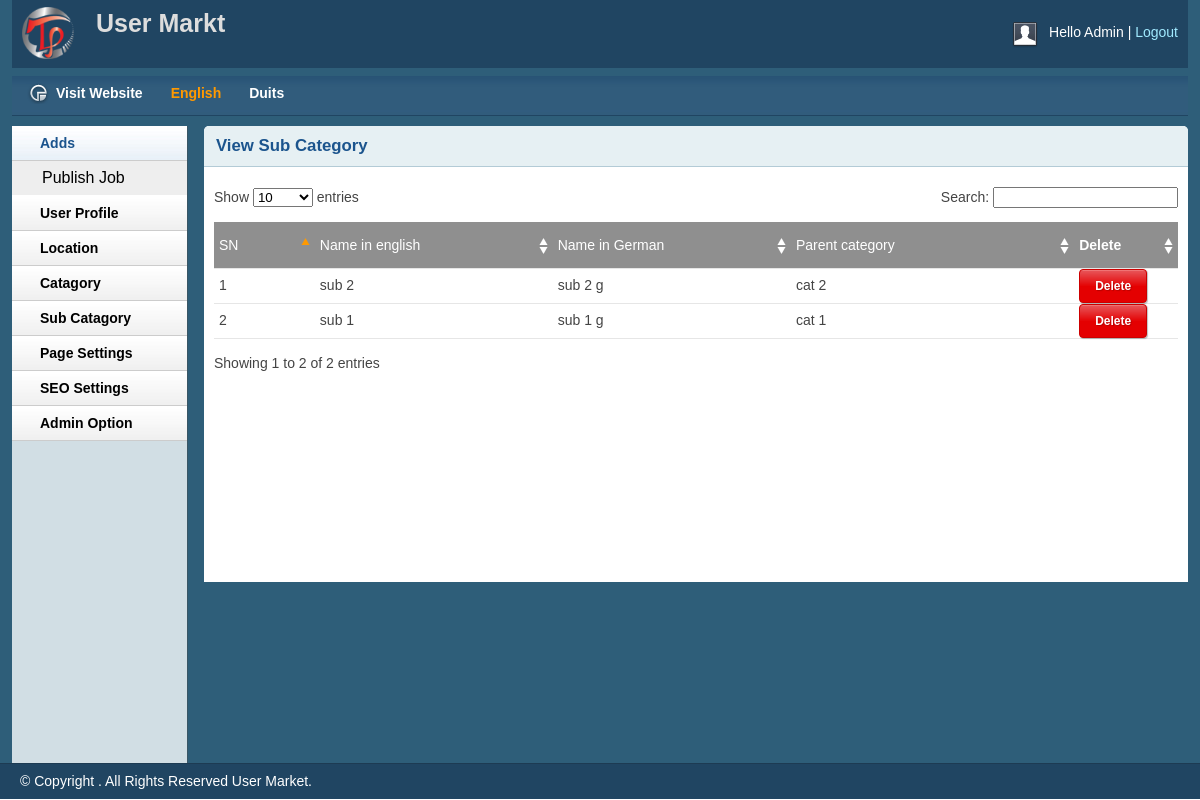
The page /admin/view-sub-catagory.php (signed in) on the database as committed earlier.
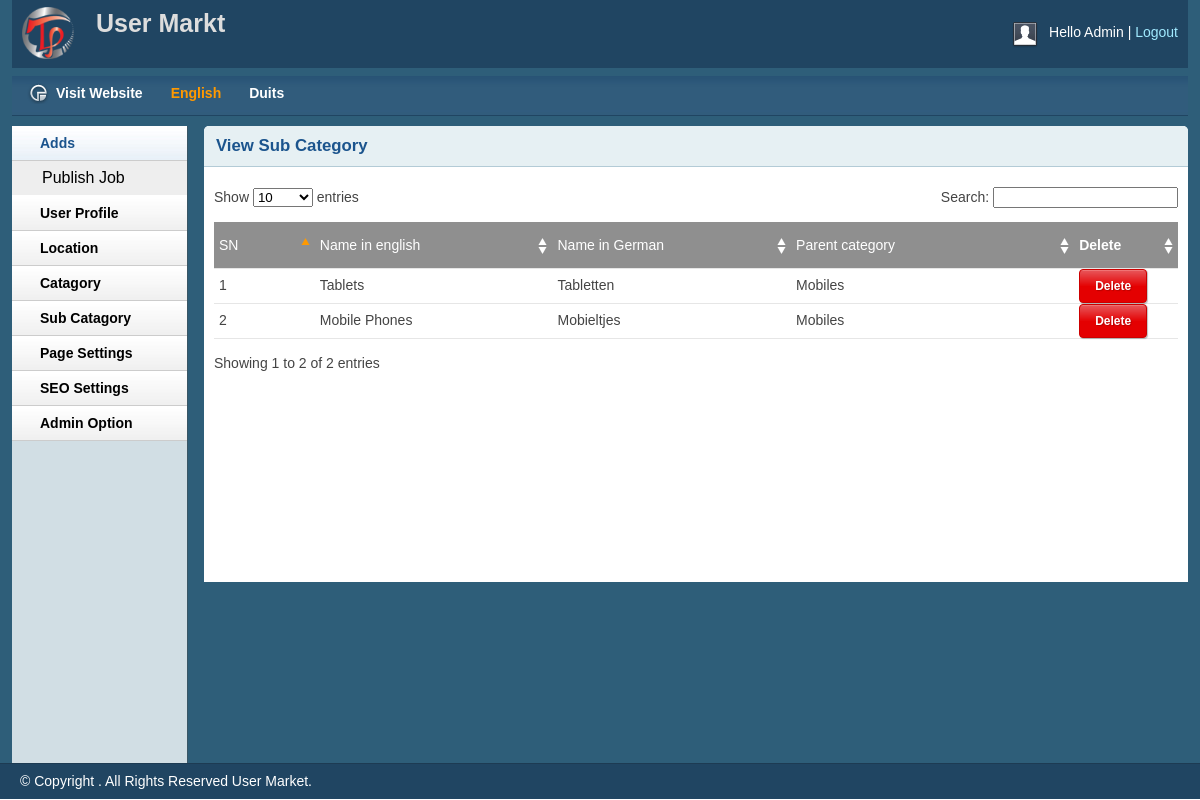
The same page on the database as committed later.
### tables this page shows
CREATE TABLE `sub_catagory` (
  `id` int(11) NOT NULL,
  `parent_cat` int(11) NOT NULL,
  `en_name` varchar(250) NOT NULL,
  `de_name` varchar(250) NOT NULL
);

CREATE TABLE `category` (
  `id` int(11) NOT NULL,
  `cat_id` int(11) NOT NULL,
  `en_title` varchar(250) NOT NULL,
  `de_title` varchar(250) NOT NULL,
  `icon` varchar(250) NOT NULL,
  `en_banner_title` varchar(250) NOT NULL,
  `de_banner_title` varchar(250) NOT NULL,
  `en_banner_dec` varchar(250) NOT NULL,
  `de_banner_dec` varchar(250) NOT NULL,
  `en_botton_text` varchar(250) NOT NULL,
  `de_botton_text` varchar(250) NOT NULL,
  `button_url` varchar(250) NOT NULL,
  `banner_img` varchar(250) NOT NULL
);

### inc/translet/lang.en.php (called while the page is built, shortened)
<?php
$language['My_Account'] = 'My Account';
$language['Select_language'] = 'Select language';
$language['Trending_Ads'] = 'Trending Ads';
$language['Help'] = 'Help';
$language['Faq'] = 'Faq';
$language['Contact'] = 'Contact';
$language['Information'] = 'Information';
$language['Terms_of_Use'] = 'Terms of Use';
$language['Privacy_Policy'] = 'Privacy Policy';
$language['Contact_Us'] = 'Contact Us';
$language['Our_headquarters'] = 'Our headquarters';
$language['All_Rights_Reserved'] = 'User Markt All Rights Reserved';
$language['Main_Categories'] = 'Main Categories';
$language['View_all_Ads'] = 'View all Ads';
$language['View_all_Categories'] = 'View all Categories';
$language['Ads'] = 'Ads';
$language['All_Ads'] = 'All Ads';
$language['Select_your_city_to_see_local_ads'] = 'Select your city to see local ads';
$language['Entire_Location'] = 'Entire Location';
$language['Entire_Categories'] = 'Entire Categories';
$language['Browse_Categories'] = 'Browse Categories';
$language['Search_for_a_specific_product'] = 'Search for a specific product';
$language['Select_your_category_and_find_the_perfect_ad'] = 'Select your category and find the perfect ad';
$language['Home'] = 'Home';
$language['Featured_Ads'] = 'Featured Ads';
$language['First_Page'] = 'First Page';
$language['Last_Page'] = 'Last Page';
$language['view'] = 'view';
$language['Price'] = 'Price';
$language['Condition'] = 'Condition';
$language['Item_Type'] = 'Item Type';
$language['Interested_in_this_Ad'] = 'Interested in this Ad';
$language['Contact_the_Seller'] = 'Contact the Seller';
$language['Added_at'] = 'Added at';
$language['Ad_ID'] = 'Ad ID';
$language['Log_in'] = 'Log in';
$language['For_New_People'] = 'For New People';
$language['Register_Now'] = 'Register Now!';
$language['Create_an_account'] = 'Create an account';
$language['Already_Have_Account'] = 'Already Have Account';
$language['Name'] = 'Name...';
$language['Email'] = 'Email...';
$language['Password'] = 'Password...';
$language['Confirm_Password'] = 'Confirm Password...';
$language['City'] = 'City';
$language['zip_code'] = 'zip code';
$language['county'] = 'county';
$language['Submit'] = 'Submit';
$language['Password_must_contain_the_following'] = 'Password must contain the following:';
$language['A_lowercase_letter'] = 'A lowercase letter';
$language['A_capital_uppercase_letter'] = 'A capital (uppercase)letter';
$language['A_number'] = 'A number';
$language['Minimum_8_characters'] = 'Minimum 8 characters';
$language['You_already_have_an_account'] = 'You already have an account!';
$language['Your_password_not_match'] = 'Your password not match!';
$language['One_or_more_field_has_empty'] = 'One or more field has empty !';
$language['Dashboard'] = 'Dashboard';
$language['Total_Ads_Posted'] = 'Total Ads Posted';
$language['Your_Ads'] = 'Your Ads';
$language['Ads_Title'] = 'Ads Title';
?>

### lib/view.php (called while the page is built, shortened)
<?php
Class Database{
	public $host   = DB_HOST;
	public $user   = DB_USER;
	public $pass   = DB_PASS;
	public $dbname = DB_NAME;
	public $link;
	private function connectDB(){
	$this->link = new mysqli($this->host, $this->user, $this->pass, $this->dbname);
 }
	public function select($query){
		$result = $this->link->query($query) or die($this->link->error.__LINE__);
		if($result->num_rows > 0){
			return $result;
		} else {
			return false;
		}
	}
}

### admin/view-sub-catagory.php (the view, shortened to what this page needs)
<?php include 'inc/hader.php'; ?>
<?php include 'inc/saidber.php'; ?>
 <div class="grid_10">
            <div class="box round first grid">
                <h2><?php echo $language["View_Sub_Category"]; ?></h2>
                <div class="block">
                    <table class="data display datatable" id="example">
                    <thead>
                        <tr class="odd gradeX">
                            <td width="10%">SN</td>
                            <td width="25%"><?php echo $language["Name_in_english"]; ?></td>
                            <td width="25%"><?php echo $language["Name_in_German"]; ?></td>
                            <td width="30%"><?php echo $language["Parent_category"]; ?></td>
                            <th width="10%"><?php echo $language["Delete"]; ?></th>
                        </tr>
                    </thead>
                    <tbody>
                        <?php
                        $query = "select * from sub_catagory order by id desc";
                        $contact = $db->select($query);
                        if ($contact) {
                            $i=0;
                        while ($result= $contact -> fetch_assoc()) {
                            $i++;
                    ?>
                        <tr class="even gradeC">
                            <td><?php echo $i;  ?></td>
                            <td><?php echo $result['en_name']; ?></td>
                            <td><?php echo $result['de_name']; ?></td>
                            <td>
<?php
                         $gat_cat= $result['parent_cat'];
                          $query2 = "select * from category where cat_id = $gat_cat";
                        $contact2 = $db->select($query2);
                        if ($contact2) {
                            $i=0;
                        while ($result2= $contact2 -> fetch_assoc()) {
                            $i++;
                    ?>
                        <?php echo $result2[$lang.'_title']; ?>
                          <?php }} ?>
                            </td>
                            <td><a class="btn btn-red CoustRead02 " onclick="return confirm('<?php echo $language["Are_you_sure_to_DELETE"]; ?>!');"
                         href="?delid=<?php echo $result['id']; ?>  "><?php echo $language["Delete"]; ?></a></td>
                        </tr>
                        <?php  }} ?>
                    </tbody>
                </table>
               </div>
            </div>
        </div>
<?php include 'inc/foter.php'; ?>

### admin/inc/hader.php (shortened to what this page needs)
<?php
 include '../lib/Session.php';
?>
<?php include '../lib/view.php'; ?>
<?php
$db = new Database();
$lang = "en";
?>
<!DOCTYPE html>
<html>
<head>
    <link rel="stylesheet" type="text/css" href="css/reset.css" media="screen" />
    <link rel="stylesheet" type="text/css" href="css/text.css" media="screen" />
    <link rel="stylesheet" type="text/css" href="css/grid.css" media="screen" />
    <link rel="stylesheet" type="text/css" href="css/layout.css" media="screen" />
    <link rel="stylesheet" type="text/css" href="css/nav.css" media="screen" />
    <link href="css/table/demo_page.css" rel="stylesheet" type="text/css" />
</head>
<body>
    <div class="container_12">
        <div class="grid_12 header-repeat">
            <div id="branding">
                <div class="floatleft logo">
                    <img src="img/livelogo.png" alt="Logo" />
				</div>
				<div class="floatleft middle">
					<h1>User Markt</h1>
				</div>
                <div class="floatright">
                    <div class="floatleft">
                        <img src="img/img-profile.jpg" alt="Profile Pic" /></div>
                    <div class="floatleft marginleft10">
                        <ul class="inline-ul floatleft">
                            <li><?php echo $language["Hello_Admin"]; ?></li>
                            <li><a href="?action=logout"><?php echo $language["Logout"]; ?></a></li>
                        </ul>
                    </div>
                </div>
            </div>
        </div>
        <div class="grid_12">
            <ul class="nav main">
                <li class="ic-charts">
                    <a href="../index.php"><span><?php echo $language["Visit_Website"]; ?></span></a>
                </li>
                <li class="ic-grid-tables">
                    <a  href="?lang=en"
                    <?php if($lang == 'en'){?> style="color: #ff9900;"
                    <?php } ?>>English</a>
                </li>
                <li class="ic-grid-tables">
                     <a
                        href="?lang=de" <?php if($lang == 'de'){?>
                        style="color: #ff9900;" <?php } ?>>Duits</a>
                </li>
            </ul>
        </div>

### admin/inc/saidber.php (shortened to what this page needs)
<div class="grid_2">
    <div class="box sidemenu">
        <div class="block" id="section-menu">
            <ul class="section menu">
                <li><a class="menuitem"><?php echo $language["Adds"]; ?></a>
                    <ul class="submenu">
                        <li><a href="adds-list.php"><?php echo $language["Publish_Job"]; ?></a> </li>
                    </ul>
                </li>
                <li><a class="menuitem"><?php echo $language["User_Profile"]; ?></a>
                </li>
                <li><a class="menuitem"><?php echo $language["Location"]; ?></a>
                </li>
                <li><a class="menuitem"><?php echo $language["Catagory"]; ?></a>
                </li>
                <li><a class="menuitem"><?php echo $language["Sub_Catagory"]; ?></a>
                </li>
                <li><a class="menuitem"><?php echo $language["Page_Settings"]; ?></a>
                </li>
                <li><a class="menuitem"><?php echo $language["SEO_Settings"]; ?></a>
                </li>
                <li><a class="menuitem"><?php echo $language["Admin_Option"]; ?></a>
                </li>
            </ul>
        </div>
    </div>
</div>

### admin/inc/foter.php (shortened to what this page needs)
    <div id="site_info">
        <p>
         &copy; Copyright . All Rights Reserved User Market.
        </p>
    </div>
</body>
</html>

### admin/css/layout.css (style rules this page uses)
body { background: #fff none repeat scroll 0 0; color: #444; font-size: 14px; padding: 0; }
.floatleft { float:left; }
.logo img { margin-top: -15px; width: 52px; }
.middle { margin-left: 22px; margin-top: -14px; }
.middle h1 { color:#ddd;margin:0 }
.floatright { float:right; }
.inline-ul li { display:inline; color:#fff; }
.marginleft10 { margin-left:10px; }
a { color: #000; font-weight:bold; text-decoration: none; }
.container_12, .container_16 { background:#2E5E79; }
h1, h2, h3, h4, h5, h6 { line-height:1.2em; margin-bottom:.3em; }
h2 { margin-top:1em; }
#branding { font-weight: normal; margin-bottom: 0; padding: 22px 10px 3px; text-align: left; }
.header-repeat { background:url(../img/header-repeat.jpg) repeat-x; }
#branding a { color:#A1EAFF; font-weight:normal; }
#branding a:before { content:" | "; color:#fff; }
#branding ul, #branding ul li { margin:0px; padding:0px; }
#branding li { padding:0px 0px 0px 0px !important; }
.box { background:#fff; margin-bottom:20px; padding:10px 10px 10px 10px; margin-left:-8px; }
.box.grid { padding-bottom:40px; }
.box.round { -moz-border-radius: 5px 5px 0px 0px; -webkit-border-radius: 5px 5px 0px 0px; border-radius: 5px 5px 0px 0px; }
.box h2 { font-size:1.2em; font-weight:bold; color:#1B548D; background:#E6F0F3; margin:-10px -10px 0 -10px; padding:10px 12px; border-bottom:1px solid #B3CBD6; -moz-border-radius: 5px 5px 0px 0px; -webkit-border-radius: 5px 5px 0px 0px; border-radius: 5px 5px 0px 0px; }
.box.first { min-height: 406px; }
.block { padding-top:20px; }
.box.sidemenu { background-color:#D1DEE4; border-right:1px solid #3A5665; padding:0px; margin:0px; cursor:pointer; }
.box.sidemenu .block { padding-top:0px; margin-top:0px; }
p { margin-bottom:1em; }
ul, ol { padding-top:0; }
ul.menu { list-style:none; border-top:1px solid #bbb; }
ul.menu li { margin:0; }
ul.menu li a { display:block; padding:4px 10px; border-bottom:1px solid #ccc; }
ul.menu ul { list-style:none; margin:0; }
ul.menu ul li a { padding-left:30px; }
ul.section { border-top:0; margin-bottom:0; }
ul.section li a { background:url(../img/sidemenu-repeat.jpg) repeat-x; line-height:26px; padding-left:28px; }
ul.section li li a { background:#ddd; border-bottom:1px solid #eee; }
ul.section ul li { text-transform:none; }
ul.section ul.current li a { background: #eee none repeat scroll 0 0; border-bottom: 1px solid #fff; font-size: 16px; font-weight: normal; }
ul.section li a.current { color:#1B548D; background:url(../img/sidemenu-repeat-hover.jpg) repeat-x; }
#site_info { color:#fff; background:#204562; border-top:1px solid #1d3b53; padding-left:20px; }
#site_info p { line-height:35px; margin-bottom:0px; }
.block { padding-bottom:1px; }
table.display { margin: 0 auto; clear: both; width: 100%; }
.sorting_asc { background: #8f8f8f url(../img/table/sort_asc.png) no-repeat center right; padding:8px 5px; text-align:left; color:#fff; }
.sorting { background:#8f8f8f url(../img/table/sort_both.png) no-repeat center right; padding:8px 5px; text-align:left; color:#fff; }
tr.odd { height: 30px; line-height: 30px; border-bottom:1px solid #e6e6e6; }
tr.even { height: 30px; line-height: 30px; border-bottom:1px solid #e6e6e6; }
tr.odd td, tr.even td { padding-left:5px; }
.btn, .btn-icon, .btn-mini { background-repeat: repeat-x; color: #FFF; font-weight: bold; display: inline-block; text-decoration: none; border-width: 1px; border-style: solid; padding: 0 15px 4px; *padding: 0 7px 4px; margin: 0; text-shadow: 1px 1px 1px rgba(0,0,0,.2); -moz-box-shadow: 1px 1px 1px rgba(0,0,0,.25); -webkit-box-shadow: 1px 1px 1px rgba(0,0,0,.25); -moz-border-radius: 4px; -webkit-border-radius: 4px; filter: progid:DXImageTransform.Microsoft.Shadow(color=#999999,direction=135,strength=2); cursor: pointer; position: relative; }
.btn, .btn-icon { background-position: 0 -80px; font-size: 12px; height: 32px; line-height: 29px; }
a.btn, a.btn-icon { height: 32px; line-height: 32px; padding-bottom: 0; }
.btn, .btn-icon, .btn-mini, .btn:visited, .btn-icon:visited, .btn-mini:visited { background-image: url(../img/bg-lite.png); background-color: #F90; border-color: #D58000; color: #FFF; }
.btn-red, .btn-red:visited { background-color: #E40001; border-color: #CC0000; }
.btn-red, .btn-orange, .btn-green, .btn-yellow, .btn-pink { background-image: url(../img/bg-lite.png) !important; }

Rows that differ between the two databases and show on the page:
removed sub_catagory: i "1", en_name "sub 2", de_name "sub 2 g"
removed category: en_title "cat 2", shown under "1"
removed sub_catagory: i "2", en_name "sub 1", de_name "sub 1 g"
no longer on this page (row edited): category: en_title "cat 1", shown under "2"
added sub_catagory: i "1", en_name "Tablets", de_name "Tabletten"
added category: en_title "Mobiles"
added sub_catagory: i "2", en_name "Mobile Phones", de_name "Mobieltjes"
